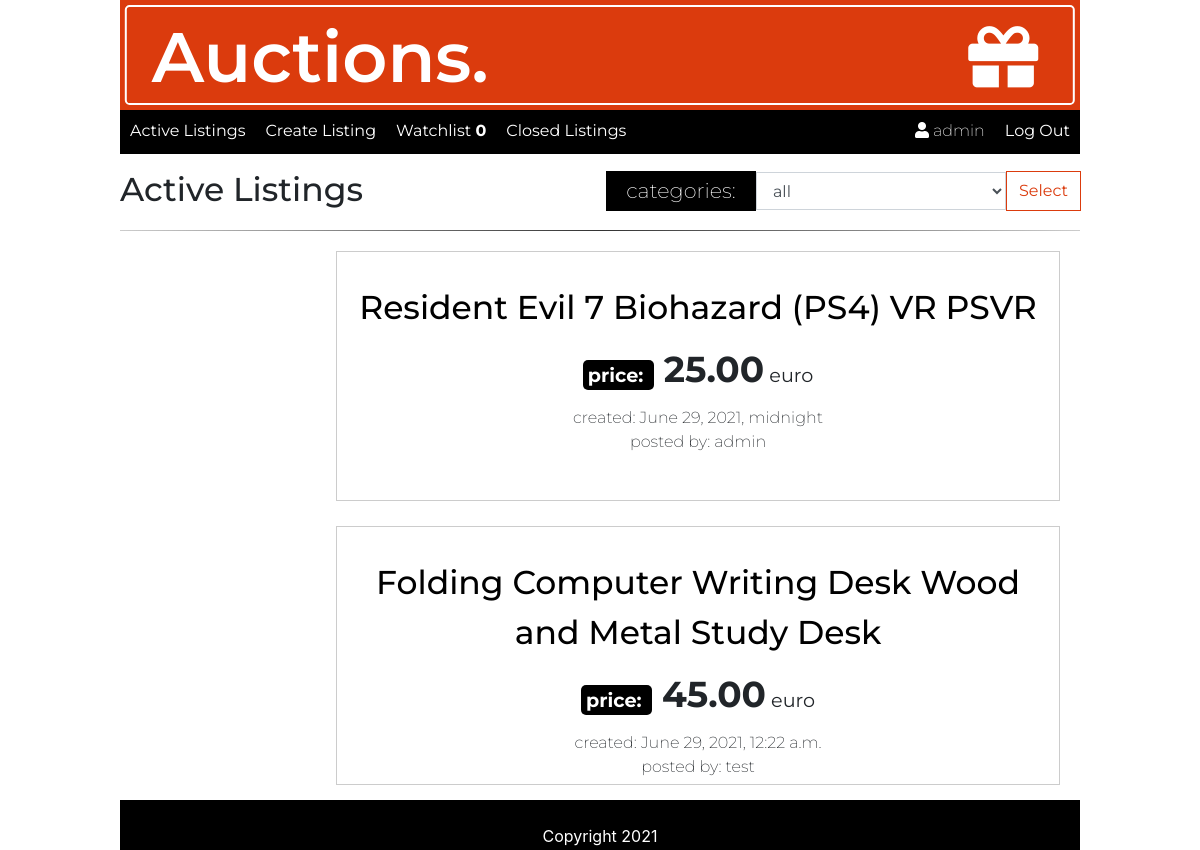
The page /closedAuctions (signed in) on the database its author committed.
### auctions/models.py (models this page shows, shortened)
class User(AbstractUser):
    pass

class Auction_listings(models.Model):
    image_url = models.CharField(max_length=1000)
    title = models.CharField(max_length=128)
    description = models.TextField(max_length=1000)
    category = models.ForeignKey(Category, on_delete=models.CASCADE)
    price = models.DecimalField(decimal_places=2, max_digits=1000)
    created = models.DateTimeField(default=timezone.now, blank=True)
    author = models.ForeignKey(
        settings.AUTH_USER_MODEL, on_delete=models.CASCADE)
    active = models.BooleanField(default=True)

### auctions/views.py (the view)
# urls.py: path("closedAuctions", views.closed_auctions, name="closed_auctions")
@login_required
def closed_auctions(request):
    auctions = Auction_listings.objects.filter(active=False)
    category = Category.objects.all()
    if auctions:
        if request.method == "POST":
            choices = request.POST.get('choice')
            if choices == '1':
                return render(request, "auctions/index.html", {
                    "auctions": auctions,
                    "categories": category,
                    'choiceId': int(choices)
                })
            if choices != '1':
                auctions = Auction_listings.objects.filter(
                    category=choices, active=False)
                return render(request, "auctions/index.html", {
                    "auctions": auctions,
                    "categories": category,
                    'choiceId': int(choices)
                })
    return render(request, "auctions/closed_auctions.html", {
        "auctions": auctions,
        "categories": category,
    })

### auctions/context_processors.py (called while the page is built)
def watchlist_all(request):
    user = request.user.is_authenticated
    if user:
        watchlist = Watchlist.objects.filter(author=request.user)
        return {'watchlist_all': watchlist}
    else:
        auctions = Auction_listings.objects.filter(active=True)
        return {'auctions': auctions}

### auctions/models.py (called while the page is built)
    def __str__(self):
        return self.name

### auctions/templates/auctions/closed_auctions.html (shortened to what this page needs)
{% extends "auctions/layout.html" %}
{% block body %}
<div class="form-group form-flex">
    <div>
        <h2 class="listingsTitle">Active Listings</h2>
    </div>
    <div id="form">
        <div class="input-group mb-2">
            <div class="form-style">
                <form action="" method="POST" class="form">
                    <label for="choice" class="labelItem" id="categories">categories:</label>
                    <select name="choice" class="form-control" id="select-control">
                        {% for category in categories %}
                        <option value="{{category.id}}" {% ifequal category.id choiceId %} selected {% endifequal %}>
                            {{category}}
                        </option>
                        {% endfor %}
                    </select>
            </div>
            <div class="input-group-prepend">
                <button type="submit" value="choice" class="btn btn-outline-info">Select</button>
            </div>
        </div>
    </div>
</div>
<hr>
<div class="container-fluid">
    {% for auction in auctions %}
    <div class="itemListing">
        <div class="imgItem">
        </div>
        <div class="detailsItem">
            <a href="{% url 'item' auction_id=auction.id %}">
                <h2>{{auction.title}}</h2>
            </a>
            <p><strong>price: </strong> <span>{{auction.price}}</span> euro</p>
            <span>created: {{auction.created}}</span>
            <br>
            <span>posted by: {{auction.author}}</span>
        </div>
    </div>
    {% empty %}
    <p>No auctions in this category</p>
    {% endfor %}
</div>
{% endblock %}

### auctions/templates/auctions/layout.html (shortened to what this page needs)
{% load static %}
<!DOCTYPE html>
<html lang="en">
<head>
    <link rel="stylesheet" href="https://stackpath.bootstrapcdn.com/bootstrap/4.4.1/css/bootstrap.min.css"
>
    <link rel="stylesheet" href="https://cdnjs.cloudflare.com/ajax/libs/font-awesome/5.15.3/css/all.min.css"
 />
    <link href="{% static 'auctions/styles.css' %}" rel="stylesheet">
</head>
<body>
    <div class="containerMain">
        <div class="logo">
            <div>
                <h1 class="logoText">Auctions. <i class="fas fa-gift"></i></h1>
            </div>
        </div>
        <nav>
            <ul class="nav nav-left">
                <li class="nav-item">
                    <a class="nav-link" href="{% url 'index' %}">Active Listings</a>
                </li>
                {% if user.is_authenticated %}
                <li class="nav-item">
                    <a href="{% url 'create' %}" class="nav-link">Create Listing</a>
                </li>
                <li class="nav-item">
                    <a href="{% url 'watchlist' %}" class="nav-link">Watchlist
                        <strong>{{watchlist_all|length}}</strong></a>
                </li>
                <li class="nav-item">
                    <a href="{% url 'closed_auctions' %}" class="nav-link">Closed Listings</a>
                </li>
                {%endif%}
            </ul>
            <ul class="nav nav-right">
                {% if user.is_authenticated %}
                <li class="nav-item user">
                    <i class="fas fa-user"></i>
                    {{ user.username }}
                </li>
                <li class="nav-item">
                    <a class="nav-link" href="{% url 'logout' %}">Log Out</a>
                </li>
                {% endif %}
            </ul>
        </nav>
        {% block body %}
        {% endblock %}
    </div>
    <footer class="page-footer font-small blue pt-4">Copyright 2021</footer>
</body>
</html>

### auctions/static/auctions/styles.css (style rules this page uses)
* { margin: 0; padding: 0; box-sizing: border-box; }
.containerMain { width: 80vw; min-height: 100vh; margin: 0 auto; font-family: 'Montserrat', sans-serif !important; }
.logo { position: relative; background: #DB3B0D; width: 100%; height: 110px; color: white; }
.logo>div { position: absolute; top: 50%; left: 50%; transform: translate(-50%, -50%); background: #DB3B0D; width: 99%; height: 100px; border: 2px solid white; border-radius: .3rem; }
.logoText { font-size: 70px; padding-left: 25px; font-weight: 600; line-height: 100px; }
.logo h1 i { float: right; margin-right: 35px; line-height: 100px; }
nav { background: black; margin-bottom: 10px; display: flex; flex-wrap: nowrap; justify-content: space-between; width: 100%; height: 44px; }
.nav-item { background: #000; list-style: none; height: 100%; transition: .4s; }
.nav-link, .user { color: white; text-decoration: none; padding: 9px 10px 5px; }
.user { background: #000 !important; font-weight: 200; }
.form-flex { display: flex !important; width: 100%; height: 50px; justify-content: space-between !important; }
#form { margin-top: 7px; }
.form-control { width: 350px !important; border-radius: 0px; }
#select-control { width: 250px !important; }
.btn-outline-info { color: #DB3B0D; border: 1px solid #DB3B0D; }
.itemListing { display: flex; justify-content: flex-start; margin-bottom: 5px; padding: 10px 5px; }
.listingsTitle, h2 { font-size: 33px; line-height: 50px; }
hr { border: 0; margin-bottom: 10px; height: 1px; background: #333; background-image: linear-gradient(to right, #ccc, #333, #ccc); }
p { font-size: 1.2rem; text-align: center; }
.imgItem { position: relative; width: 250px; height: 250px; }
.detailsItem { border: 1px solid #ccc; width: 100%; text-align: center; padding: 5px; }
.detailsItem a { text-decoration: none; color: black; }
.detailsItem h2 { margin: 25px 0 5px 0; }
.detailsItem p { margin: 10px 0; }
.detailsItem p strong, .mainItem p strong { margin-right: 10px; padding: 3px 5px; background: #000; color: white; border-radius: 5px; }
.detailsItem p span { font-size: 36px; font-weight: bold; }
.detailsItem span { font-weight: 200; }
form { display: flex; align-items: center; justify-content: flex-end; }
#categories { width: 150px; }
.labelItem { width: 200px; height: 40px; background: #000; color: white; margin: 0; font-family: 'Montserrat', sans-serif; font-size: 1.3rem; font-weight: 200; text-align: center; line-height: 40px; }
footer { width: 80vw; height: 50px; margin: 0 auto; padding-top: 10px; background: #000; color: white; text-align: center; }

### rows shown on the page
User: username "admin"
Auction_listings: title "Resident Evil 7 Biohazard (PS4) VR PSVR", price "25.00", created "June 29, 2021, midnight", author "admin"
Auction_listings: title "Folding Computer Writing Desk Wood and Metal Study Desk", price "45.00", created "June 29, 2021, 12:22 a.m.", author "test"

### other values the page prints
{{ watchlist_all|length }} "0"
form field choice "all"
